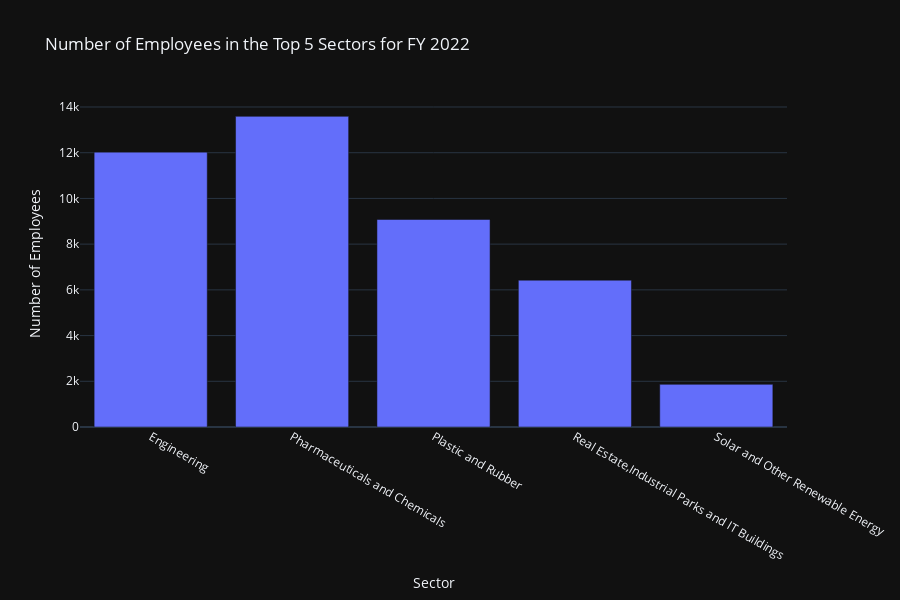

Source (notebook cell):
### Code cell
# Group by sector and sum the number of employees for the top 5 sectors
employment_in_top_sectors = fy_2022[fy_2022['sector'].isin(top_5_sectors.index)].groupby('sector')['number_of_employees'].sum()

#Plotting
fig = go.Figure(data=[
    go.Bar(name='Number of Employees', x=employment_in_top_sectors.index, y=employment_in_top_sectors.values)
   
])

# Update layout
fig.update_layout(
    title="Number of Employees in the Top 5 Sectors for FY 2022",
    xaxis_title='Sector',
    yaxis_title='Number of Employees',
    template="plotly_dark",
    height=600,
    showlegend=False
)

# Define the title string for saving the plot
plot_title = "Number_of_Employees_in_Top_5_Sectors_FY_2022"

# Save the plot to the specified directory
plot_path = f"D:\\Telangana_Growth_Analysis\\notebooks\\plots\\ts_ipass\\8\\{plot_title}.html"
fig.write_html(plot_path)

print(f"Plot saved to {plot_path}")

fig.show()

### Figure 1 — Plotly figure (JSON) as saved in the notebook; plotly's stock layout.template omitted (floating-point values rounded to 4 significant figures)
{"data": [{"name": "Number of Employees", "type": "bar", "x": ["Engineering", "Pharmaceuticals and Chemicals", "Plastic and Rubber", "Real Estate,Industrial Parks and IT Buildings", "Solar and Other Renewable Energy"], "y": [12025, 13591, 9078, 6424, 1866]}], "layout": {"height": 600, "showlegend": false, "title": {"text": "Number of Employees in the Top 5 Sectors for FY 2022"}, "xaxis": {"title": {"text": "Sector"}}, "yaxis": {"title": {"text": "Number of Employees"}}}}
